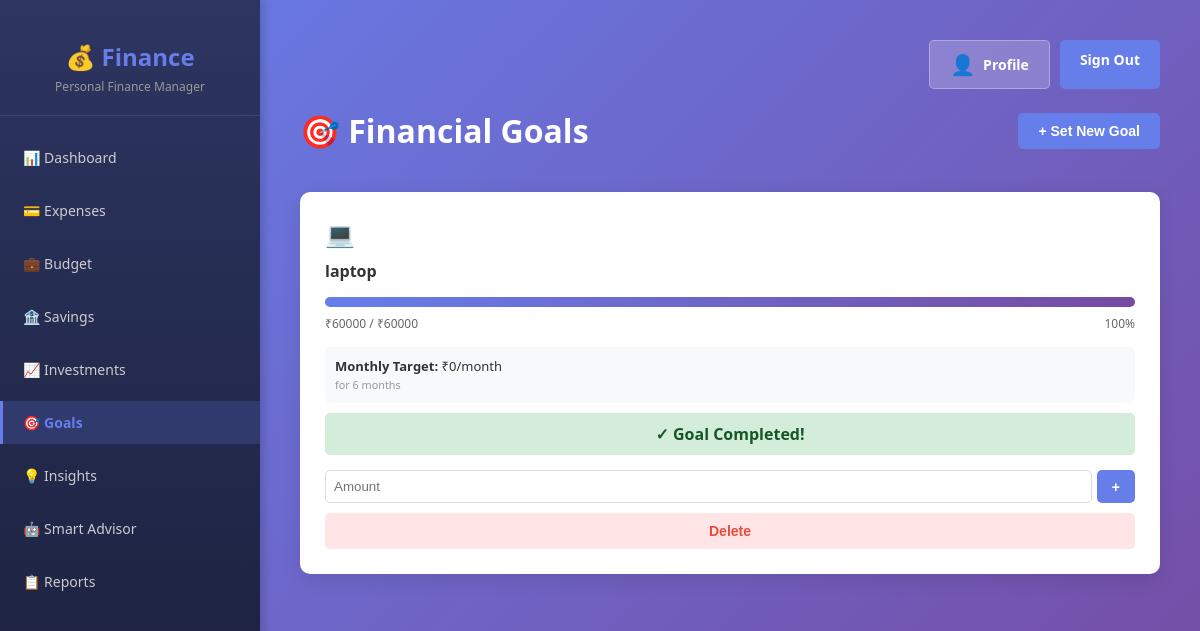
Screenshot of /goal/ (signed in) with the database file from the repository.
### models/goal.py (models this page shows, shortened)
class Goal(db.Model):
    id = db.Column(db.Integer, primary_key=True)
    user_id = db.Column(db.Integer, db.ForeignKey("user.id"), nullable=False)
    name = db.Column(db.String(100), nullable=False)
    emoji = db.Column(db.String(10), nullable=False, default="🎯")
    target_amount = db.Column(db.Float, nullable=False)
    current_amount = db.Column(db.Float, nullable=False, default=0)
    deadline_months = db.Column(db.Integer, nullable=False)  # months to reach goal
    created_at = db.Column(db.DateTime, nullable=False, default=datetime.utcnow)
    def get_progress_percentage(self):
        if self.target_amount == 0:
            return 0
        return (self.current_amount / self.target_amount) * 100
    def get_monthly_target(self):
        if self.deadline_months <= 0:
            return self.target_amount
        remaining = self.target_amount - self.current_amount
        return remaining / self.deadline_months if remaining > 0 else 0

### routes/goal_routes.py (the view, shortened to what this page needs)
@goal_bp.route("/", methods=["GET", "POST"])
@login_required
def goals():
    goals = GoalService.get_all_goals(current_user.id)
    goals_progress = GoalService.get_all_goals_progress(current_user.id)
    return render_template("goals.html", goals=goals, goals_progress=goals_progress)

### finance-app.py (called while the page is built)
@login_manager.user_loader
def load_user(user_id):
    return User.query.get(int(user_id))

### services/goal_service.py (called while the page is built)
    @staticmethod
    def get_all_goals(user_id):
        return Goal.query.filter_by(user_id=user_id).all()

    @staticmethod
    def get_goal_progress(goal_id, user_id):
        goal = Goal.query.filter_by(id=goal_id, user_id=user_id).first()
        if not goal:
            return None
        progress_percentage = goal.get_progress_percentage()
        monthly_target = goal.get_monthly_target()
        return {
            'goal': goal,
            'progress_percentage': progress_percentage,
            'remaining_amount': max(0, goal.target_amount - goal.current_amount),
            'monthly_target': monthly_target,
            'is_complete': progress_percentage >= 100,
            'message': f"Save ₹{monthly_target:.0f}/month for {goal.deadline_months} months to reach ₹{goal.target_amount:.0f}"
        }

    @staticmethod
    def get_all_goals_progress(user_id):
        goals = Goal.query.filter_by(user_id=user_id).all()
        progress_list = []
        for goal in goals:
            progress_list.append(GoalService.get_goal_progress(goal.id, user_id))
        return progress_list

### templates/goals.html (shortened to what this page needs)
{% extends "base.html" %}
{% block content %}
<div class="header">
    <h1>🎯 Financial Goals</h1>
    <button class="btn btn-primary" onclick="openAddGoalModal()">+ Set New Goal</button>
</div>
<div class="cards-grid">
    {% if goals_progress %}
        {% for progress in goals_progress %}
            {% set goal = progress.goal %}
            <div class="card">
                <div class="card-header">
                    <div>
                        <div style="font-size: 24px; margin-bottom: 10px;">{{ goal.emoji }}</div>
                        <div class="card-title">{{ goal.name }}</div>
                    </div>
                </div>
                <div style="margin: 15px 0;">
                    <div style="background: #e9ecef; border-radius: 10px; height: 10px; overflow: hidden;">
                        <div style="background: linear-gradient(90deg, #667eea, #764ba2); height: 100%; width: {{ progress.progress_percentage }}%; transition: width 0.3s ease;"></div>
                    </div>
                    <div style="font-size: 12px; color: #666; margin-top: 8px; display: flex; justify-content: space-between;">
                        <span>₹{{ goal.current_amount | int }} / ₹{{ goal.target_amount | int }}</span>
                        <span>{{ progress.progress_percentage | int }}%</span>
                    </div>
                </div>
                <div style="background: #f8f9fa; padding: 10px; border-radius: 5px; margin: 10px 0; font-size: 13px;">
                    <strong>Monthly Target:</strong> ₹{{ progress.monthly_target | int }}/month
                    <br>
                    <small style="color: #999;">for {{ goal.deadline_months }} months</small>
                </div>
                {% if progress.is_complete %}
                    <div style="background: #d4edda; color: #155724; padding: 10px; border-radius: 5px; text-align: center; font-weight: 600; margin-bottom: 10px;">
                        ✓ Goal Completed!
                    </div>
                {% endif %}
                <div style="display: flex; gap: 10px; margin-top: 15px;">
                    <form method="POST" action="{{ url_for('goal.add_to_goal', goal_id=goal.id) }}" style="flex: 1;">
                        <div style="display: flex; gap: 5px;">
                            <input type="number" name="amount" placeholder="Amount" step="100" required style="flex: 1; padding: 8px; border: 1px solid #ddd; border-radius: 5px;">
                            <button type="submit" class="btn btn-primary" style="padding: 8px 15px;">+</button>
                        </div>
                    </form>
                </div>
                <form method="POST" action="{{ url_for('goal.delete_goal', goal_id=goal.id) }}" style="margin-top: 10px;">
                    <button type="submit" class="btn btn-secondary" style="width: 100%; background: #ffe5e5; color: #e74c3c; border: none;">Delete</button>
                </form>
            </div>
        {% endfor %}
    {% else %}
        <div class="empty-state">
            <div class="empty-state-icon">🎯</div>
            <p>No financial goals set yet</p>
            <button class="btn btn-primary" onclick="openAddGoalModal()">Set Your First Goal</button>
        </div>
    {% endif %}
</div>
                    {% set emojis = ['🎯', '💻', '🚲', '✈️', '🏠', '🎮', '📚', '💍', '🎵', '⌚'] %}
{% endblock %}

### templates/base.html (style rules this page uses)
* { margin: 0; padding: 0; box-sizing: border-box; }
body { font-family: 'Segoe UI', Tahoma, Geneva, Verdana, sans-serif; background: linear-gradient(135deg, #667eea 0%, #764ba2 100%); min-height: 100vh; color: #333; }
.header { display: flex; justify-content: space-between; align-items: center; margin-bottom: 40px; }
.header h1 { color: white; font-size: 32px; font-weight: 700; }
.btn { padding: 10px 20px; border: none; border-radius: 5px; cursor: pointer; font-size: 14px; font-weight: 600; transition: all 0.3s ease; text-decoration: none; display: inline-block; }
.btn-primary { background: #667eea; color: white; }
.btn-secondary { background: rgba(255, 255, 255, 0.2); color: white; border: 1px solid rgba(255, 255, 255, 0.3); }
.cards-grid { display: grid; grid-template-columns: repeat(auto-fit, minmax(280px, 1fr)); gap: 20px; margin-bottom: 40px; }
.card { background: white; border-radius: 10px; padding: 25px; box-shadow: 0 5px 20px rgba(0, 0, 0, 0.1); transition: all 0.3s ease; }
.card-header { display: flex; justify-content: space-between; align-items: center; margin-bottom: 15px; }
.card-title { font-size: 16px; font-weight: 600; color: #333; }

### rows the page displays
Goal: emoji "💻", name "laptop", current_amount "60000", target_amount "60000", deadline_months "6"

### other values shown
{{ progress.progress_percentage | int }} "100"
{{ progress.monthly_target | int }} "0"
